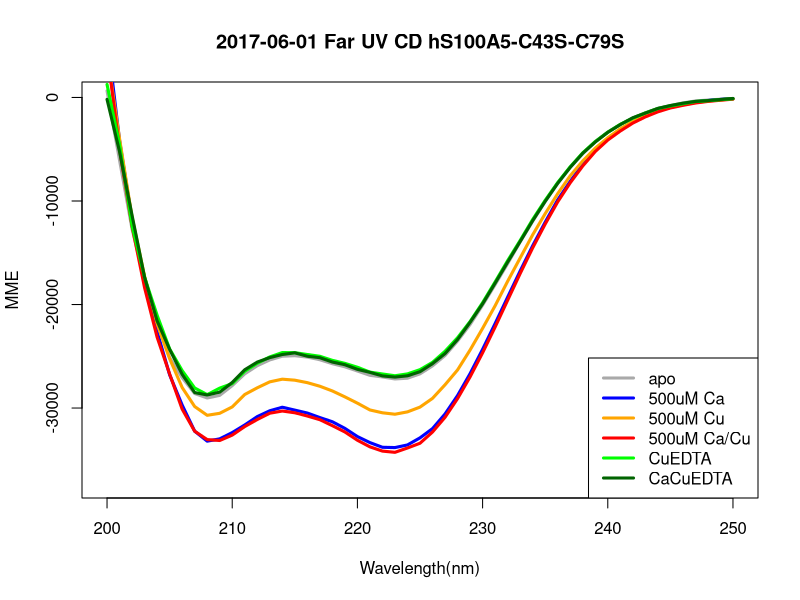
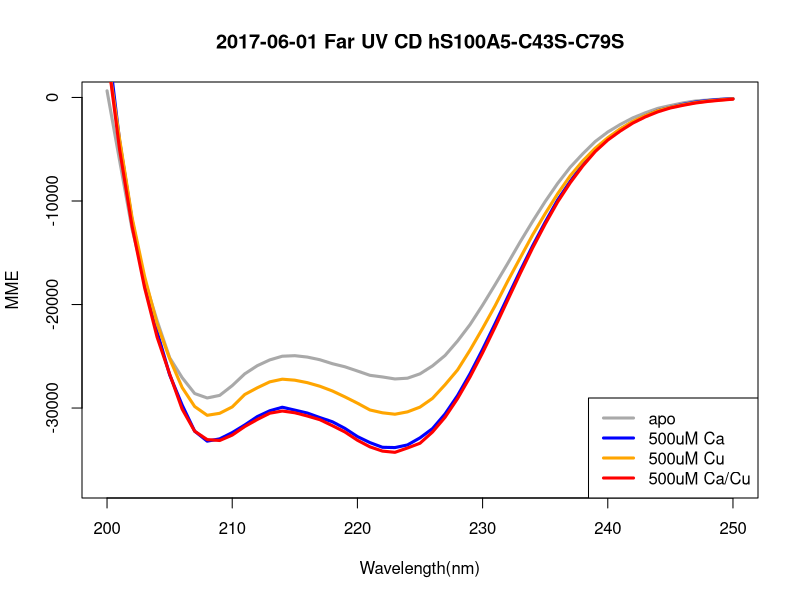

Reproduce these figures in R, in order.
###Pulls data into R from the .csv file. (Things with # symbols are not read by the program..useful for making notes).
# The function reads the .csv file as a table, must include the header statement and the separator statement. Leave these 
#the way they are for a .csv file. 

data <- read.table("all_spectra_conc-corrected.csv", header=TRUE, sep=",")

#Takes each column (just change the names accordingly for your file) and assigns it to its own "vector" just basically a list 
#of values. The $ symbol says "this header name" essentially, so you can specify which thing to grab from the vector. 

apoMME  <- data$apoMME
cuMME <- data$CuMME
caMME <- data$CaMME
cacuMME <- data$CaCuMME
cuEDTAMME <- data$CuEDTAMME
cacuEDTAMME <- data$CaCuEDTAMME
WL <- data$WL


min = min(caMME) + 0.1*min(caMME)

pdf("170601_hA5-C43S-C79S_farUV_MME_all.pdf")

plot(apoMME~WL, col="darkgray", lwd=3, type="l", ylim=c(min,5), xlim=c(200,250), main="2017-06-01 Far UV CD hS100A5-C43S-C79S", ylab="MME", xlab="Wavelength(nm)")
lines(caMME~WL, col="blue", lwd=3)
lines(cuMME~WL, col="orange", lwd=3)
lines(cacuMME~WL, col="red", lwd=3)
lines(cuEDTAMME~WL, col="green", lwd=3)
lines(cacuEDTAMME~WL, col="darkgreen", lwd=3)

legend("bottomright", legend=c("apo","500uM Ca", "500uM Cu", "500uM Ca/Cu", "CuEDTA", "CaCuEDTA"), 
       col=c('darkgray', 'blue', 'orange', 'red', 'green', 'darkgreen'), lty=1,lwd=3)  
dev.off()


pdf("170601_hA5-C43S-C79S_farUV_MME_key-states_conc-corrected.pdf")

plot(apoMME~WL, col="darkgray", lwd=3, type="l", ylim=c(min,5), xlim=c(200,250), main="2017-06-01 Far UV CD hS100A5-C43S-C79S", ylab="MME", xlab="Wavelength(nm)")
lines(caMME~WL, col="blue", lwd=3)
lines(cuMME~WL, col="orange", lwd=3)
lines(cacuMME~WL, col="red", lwd=3)


legend("bottomright", legend=c("apo","500uM Ca", "500uM Cu", "500uM Ca/Cu"), 
       col=c('darkgray', 'blue', 'orange', 'red'), lty=1,lwd=3)  
dev.off()




